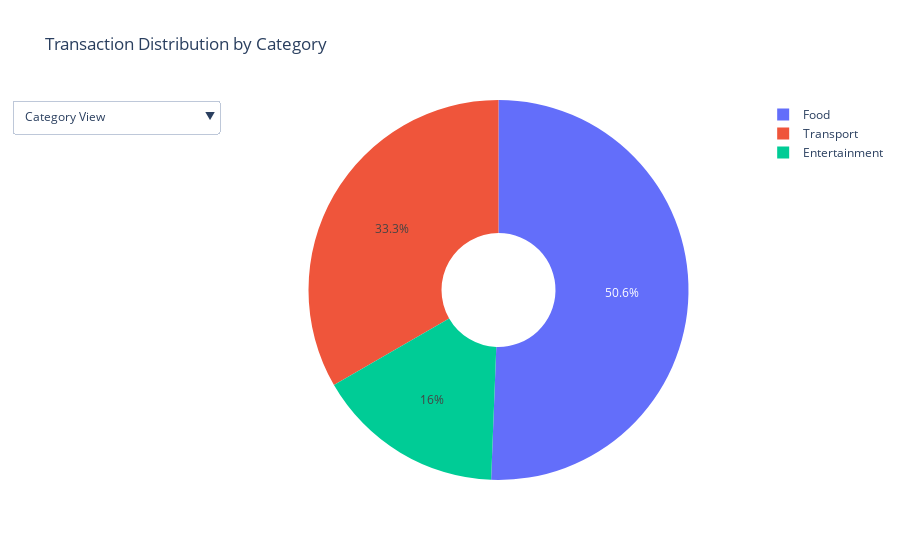

The notebook cell saved with this chart:
### Code cell
import plotly.graph_objects as go
import pandas as pd

# Sample data frame (replace with your actual data)
data = {
    'date_time': ['2024-01-01 10:00:00', '2024-01-01 11:00:00', '2024-01-02 12:00:00',
                  '2024-01-02 13:00:00', '2024-01-03 14:00:00', '2024-01-03 15:00:00'],
    'amount': [100, 150, 200, 130, 120, 110],
    'category': ['Food', 'Transport', 'Food', 'Entertainment', 'Transport', 'Food'],
    'subcategory': ['Groceries', 'Bus', 'Dining Out', 'Movies', 'Train', 'Dining Out']
}

df = pd.DataFrame(data)

# Grouping data by category and subcategory
category_data = df.groupby('category').sum()['amount']
subcategory_data = {category: df[df['category'] == category].groupby('subcategory').sum()['amount']
                    for category in df['category'].unique()}

# Create initial pie chart
fig = go.Figure()

# Add traces for each category
fig.add_trace(go.Pie(labels=category_data.index, values=category_data.values, hole=0.3, name="Category"))

# Add traces for each subcategory, initially hidden
for category, sub_data in subcategory_data.items():
    fig.add_trace(go.Pie(labels=sub_data.index, values=sub_data.values, hole=0.3, visible=False, name=f"Subcategory of {category}"))

# Update layout to include dropdown for interaction
dropdown_buttons = [
    {'label': 'Category View', 'method': 'update', 'args': [{'visible': [True] + [False] * len(subcategory_data)}, {'title': 'Transaction Distribution by Category'}]},
]

# Add buttons for each category to switch to subcategory view
for i, category in enumerate(subcategory_data.keys()):
    visibility = [False] * (1 + len(subcategory_data))
    visibility[i + 1] = True
    dropdown_buttons.append(
        {'label': f'Subcategory of {category}', 'method': 'update', 'args': [{'visible': visibility}, {'title': f'Transaction Distribution for {category} by Subcategory'}]}
    )

# Apply the dropdown menu to the layout
fig.update_layout(
    updatemenus=[
        {
            'active': 0,
            'buttons': dropdown_buttons,
        }
    ]
)

fig.update_layout(title_text="Transaction Distribution by Category")

fig.show()

### Figure 1 — Plotly figure (JSON) as saved in the notebook; plotly's stock layout.template omitted (floating-point values rounded to 4 significant figures)
{"data": [{"hole": 0.3, "labels": ["Entertainment", "Food", "Transport"], "name": "Category", "type": "pie", "values": [130, 410, 270]}, {"hole": 0.3, "labels": ["Dining Out", "Groceries"], "name": "Subcategory of Food", "type": "pie", "values": [310, 100], "visible": false}, {"hole": 0.3, "labels": ["Bus", "Train"], "name": "Subcategory of Transport", "type": "pie", "values": [150, 120], "visible": false}, {"hole": 0.3, "labels": ["Movies"], "name": "Subcategory of Entertainment", "type": "pie", "values": [130], "visible": false}], "layout": {"title": {"text": "Transaction Distribution by Category"}, "updatemenus": [{"active": 0, "buttons": [{"args": [{"visible": [true, false, false, false]}, {"title": "Transaction Distribution by Category"}], "label": "Category View", "method": "update"}, {"args": [{"visible": [false, true, false, false]}, {"title": "Transaction Distribution for Food by Subcategory"}], "label": "Subcategory of Food", "method": "update"}, {"args": [{"visible": [false, false, true, false]}, {"title": "Transaction Distribution for Transport by Subcategory"}], "label": "Subcategory of Transport", "method": "update"}, {"args": [{"visible": [false, false, false, true]}, {"title": "Transaction Distribution for Entertainment by Subcategory"}], "label": "Subcategory of Entertainment", "method": "update"}]}]}}
